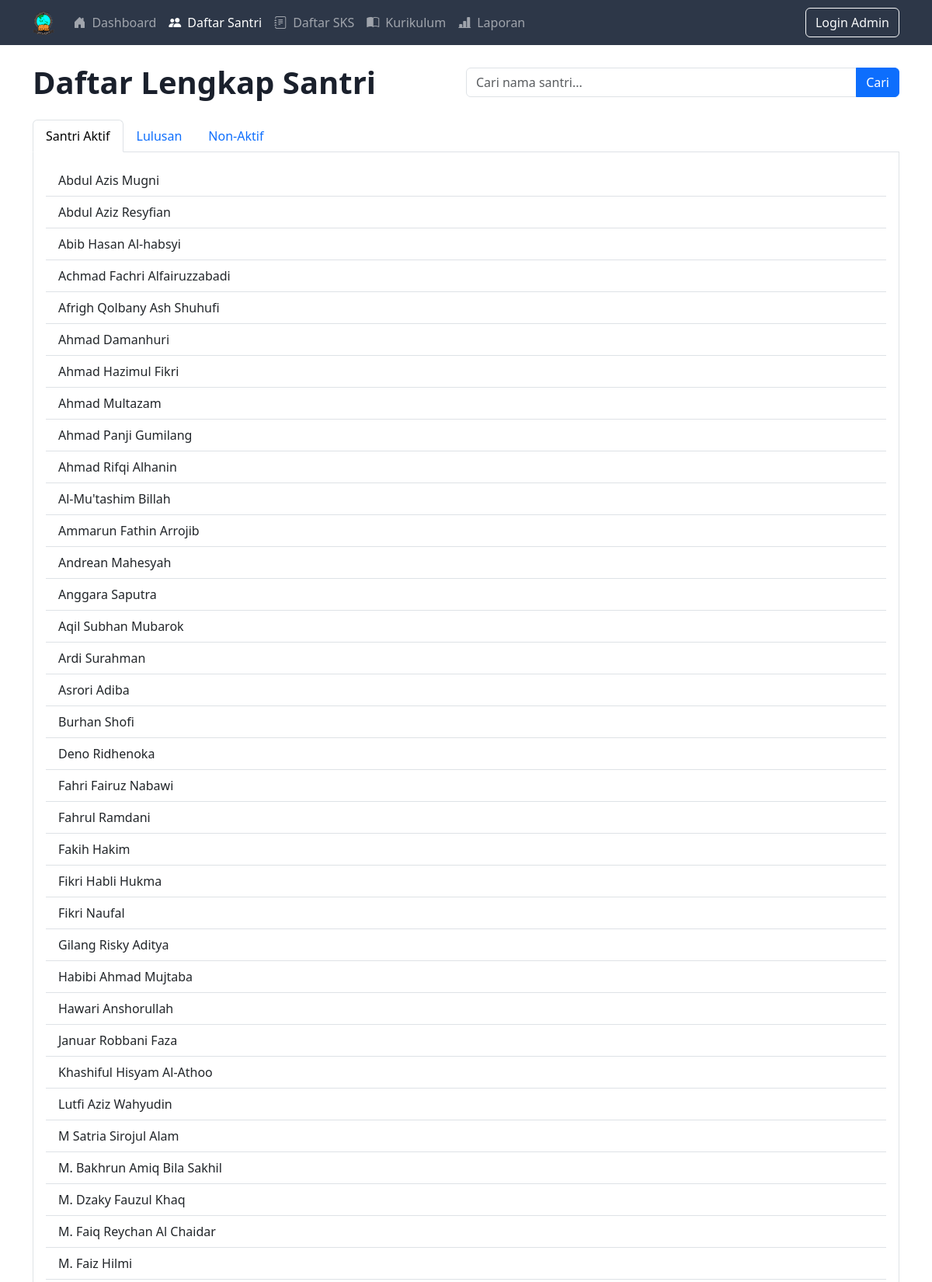
Screenshot of /santri/semua/ (upper part) with the database file from the repository.
### core/models.py (models this page shows, shortened)
class Santri(models.Model):
    STATUS_CHOICES = [
        ('Aktif', 'Aktif'),
        ('Lulus', 'Lulus'),
        ('Non-Aktif', 'Non-Aktif'),
    ]
    nama_lengkap = models.CharField(max_length=150)
    id_santri = models.CharField(max_length=20, unique=True, blank=True, null=True, verbose_name="ID Santri")
    status = models.CharField(max_length=10, choices=STATUS_CHOICES, default='Aktif')
    foto_profil = models.ImageField(
        upload_to='santri_photos/',
        blank=True,
        null=True,
        help_text="Upload foto profil santri"
    )

### core/views.py (the view)
# urls.py: path('semua/', views.semua_santri_view, name='semua_santri'),
def semua_santri_view(request):
    query = request.GET.get('q')
    santri_aktif_list = Santri.objects.filter(status='Aktif')
    santri_lulus_list = Santri.objects.filter(status='Lulus')
    santri_nonaktif_list = Santri.objects.filter(status='Non-Aktif')
    if query:
        santri_aktif_list = santri_aktif_list.filter(nama_lengkap__icontains=query)
        santri_lulus_list = santri_lulus_list.filter(nama_lengkap__icontains=query)
        santri_nonaktif_list = santri_nonaktif_list.filter(nama_lengkap__icontains=query)
    konteks = {
        'page_title': 'Daftar Lengkap Santri',
        'santri_aktif_list': santri_aktif_list.order_by('nama_lengkap'),
        'santri_lulus_list': santri_lulus_list.order_by('nama_lengkap'),
        'santri_nonaktif_list': santri_nonaktif_list.order_by('nama_lengkap'),
    }
    return render(request, 'core/semua_santri.html', konteks)

### core/templates/core/semua_santri.html (shortened to what this page needs)
{% extends 'core/base.html' %}
{% block content %}
    <div class="d-flex justify-content-between align-items-center mb-4">
        <h1 class="mb-0">{{ page_title }}</h1>
        <form method="GET" action="{% url 'core:semua_santri' %}" class="w-50">
            <div class="input-group">
                <input type="text" name="q" class="form-control" placeholder="Cari nama santri..." value="{{ request.GET.q }}">
                <button class="btn btn-primary" type="submit">Cari</button>
            </div>
        </form>
    </div>
    <ul class="nav nav-tabs" id="myTab" role="tablist">
        <li class="nav-item" role="presentation">
            <button class="nav-link active" id="aktif-tab" data-bs-toggle="tab" data-bs-target="#aktif-tab-pane" type="button" role="tab" aria-controls="aktif-tab-pane" aria-selected="true">Santri Aktif</button>
        </li>
        <li class="nav-item" role="presentation">
            <button class="nav-link" id="lulus-tab" data-bs-toggle="tab" data-bs-target="#lulus-tab-pane" type="button" role="tab" aria-controls="lulus-tab-pane" aria-selected="false">Lulusan</button>
        </li>
        <li class="nav-item" role="presentation">
            <button class="nav-link" id="nonaktif-tab" data-bs-toggle="tab" data-bs-target="#nonaktif-tab-pane" type="button" role="tab" aria-controls="nonaktif-tab-pane" aria-selected="false">Non-Aktif</button>
        </li>
    </ul>
    <div class="tab-content" id="myTabContent">
        <div class="tab-pane fade show active p-3 border border-top-0" id="aktif-tab-pane" role="tabpanel" aria-labelledby="aktif-tab" tabindex="0">
            <div class="list-group list-group-flush">
                {% for santri in santri_aktif_list %}
                    <a href="{% url 'core:detail_santri' santri.pk %}" class="list-group-item list-group-item-action">{{ santri.nama_lengkap }}</a>
                {% empty %}
                    <p class="text-muted">Tidak ada santri aktif yang cocok dengan pencarian Anda.</p>
                {% endfor %}
            </div>
        </div>
    </div>
    {% endblock %}

### core/static/core/css/custom.css (style rules this page uses)
h1 { font-family: 'Segoe UI', Tahoma, Geneva, Verdana, sans-serif; color: #1a202c; font-weight: 700; }

### rows the page displays
Santri: nama_lengkap "Abdul Azis Mugni"
Santri: nama_lengkap "Abdul Aziz Resyfian"
Santri: nama_lengkap "Abib Hasan Al-habsyi"
Santri: nama_lengkap "Achmad Fachri Alfairuzzabadi"
Santri: nama_lengkap "Afrigh Qolbany Ash Shuhufi"
Santri: nama_lengkap "Ahmad Damanhuri"
Santri: nama_lengkap "Ahmad Hazimul Fikri"
Santri: nama_lengkap "Ahmad Multazam"
Santri: nama_lengkap "Ahmad Panji Gumilang"
Santri: nama_lengkap "Ahmad Rifqi Alhanin"
Santri: nama_lengkap "Al-Mu'tashim Billah"
Santri: nama_lengkap "Ammarun Fathin Arrojib"
Santri: nama_lengkap "Andrean Mahesyah"
Santri: nama_lengkap "Anggara Saputra"
Santri: nama_lengkap "Aqil Subhan Mubarok"
Santri: nama_lengkap "Ardi Surahman"
Santri: nama_lengkap "Asrori Adiba"
Santri: nama_lengkap "Burhan Shofi"
Santri: nama_lengkap "Deno Ridhenoka"
Santri: nama_lengkap "Fahri Fairuz Nabawi"
Santri: nama_lengkap "Fahrul Ramdani"
Santri: nama_lengkap "Fakih Hakim"
Santri: nama_lengkap "Fikri Habli Hukma"
Santri: nama_lengkap "Fikri Naufal"
Santri: nama_lengkap "Gilang Risky Aditya"
Santri: nama_lengkap "Habibi Ahmad Mujtaba"
Santri: nama_lengkap "Hawari Anshorullah"
Santri: nama_lengkap "Januar Robbani Faza"
Santri: nama_lengkap "Khashiful Hisyam Al-Athoo"
Santri: nama_lengkap "Lutfi Aziz Wahyudin"
Santri: nama_lengkap "M Satria Sirojul Alam"
Santri: nama_lengkap "M. Bakhrun Amiq Bila Sakhil"
Santri: nama_lengkap "M. Dzaky Fauzul Khaq"
Santri: nama_lengkap "M. Faiq Reychan Al Chaidar"
Santri: nama_lengkap "M. Faiz Hilmi"

### other values shown
{{ page_title }} "Daftar Lengkap Santri"
